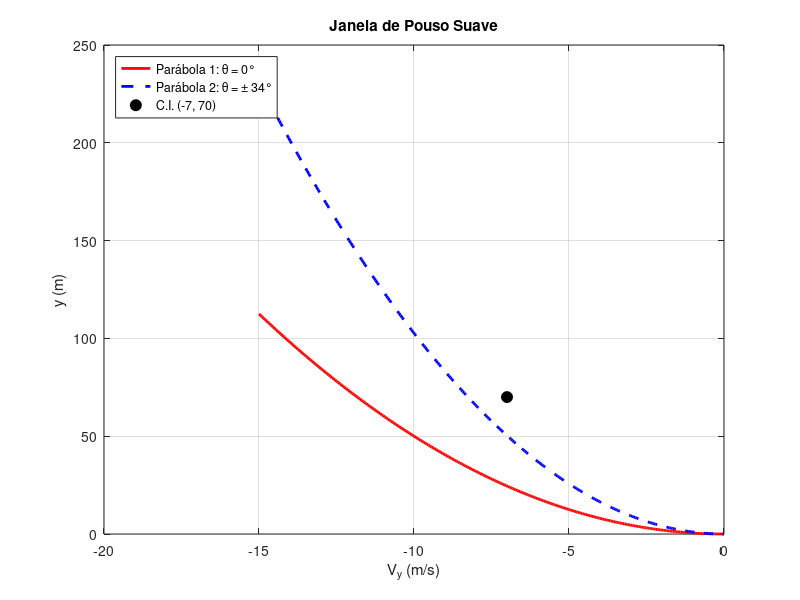
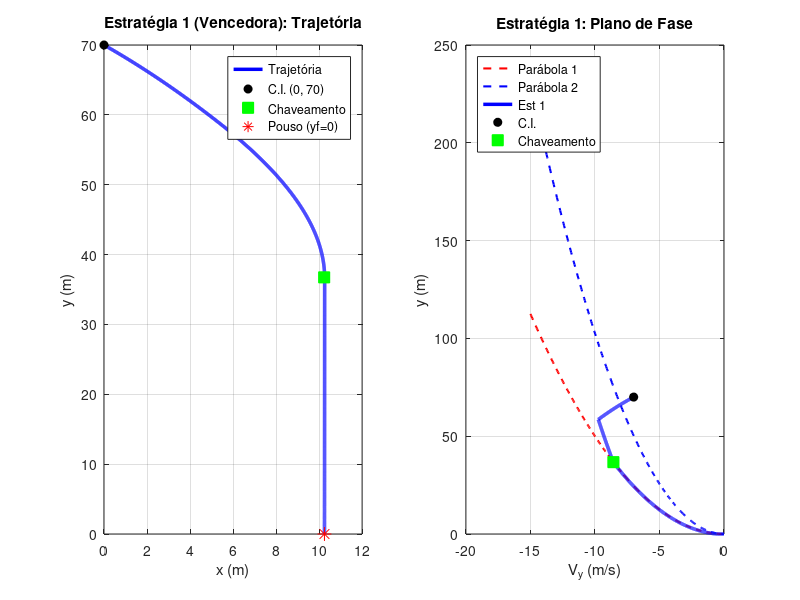
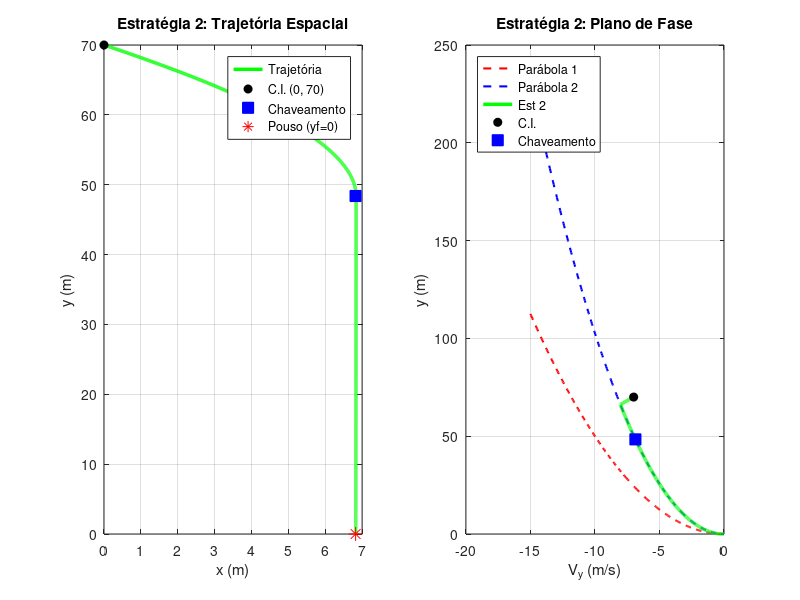
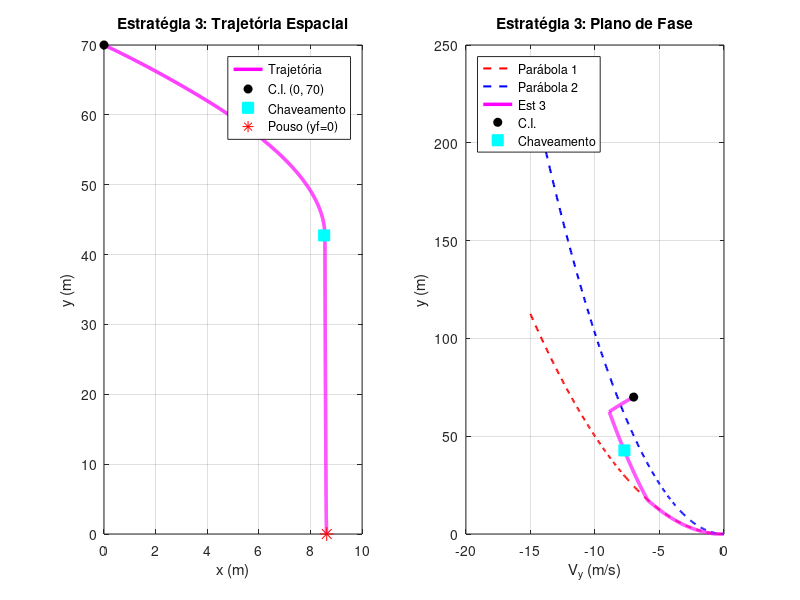

These figures' MATLAB source, in order:
clear; clc; close all;

%% 1. Parâmetros do Problema (Prof. Gil)
M = 1.0;            % Massa do módulo lunar (kg)
g = 2.0;            % Aceleração da gravidade lunar (m/s^2)
E = 3.0;            % Empuxo do retrofoguete (N)
theta_fix = 34;     % Ângulo limite (graus)

% Condições Iniciais: y0 = 70m, V0 = 4i - 7j
y0 = 70.0; V0x = 4.0; V0y = -7.0; x0 = 0.0;

%% 2. Acelerações (2ª Lei de Newton: m*ay = E*cos(theta) - m*g)
ax_neg  = (E * sind(-theta_fix)) / M;   % ax para theta = -34° (-1.6776 m/s^2)
ay_zero = (E * cosd(0)) / M - g;        % ay para theta = 0°  (1.0000 m/s^2)
ay_34   = (E * cosd(theta_fix)) / M - g;% ay para theta = 34° (0.4871 m/s^2)

%% 3. Janela de Pouso Suave (Torricelli: y = Vy^2 / (2*ay))
Vy_vec = linspace(-15, 0, 300);
y_parabola1 = (Vy_vec.^2) / (2 * ay_zero);  % Parábola 1: theta = 0°
y_parabola2 = (Vy_vec.^2) / (2 * ay_34);    % Parábola 2: theta = ±34°

figure('Name', 'Janela de Pouso Suave');
plot(Vy_vec, y_parabola1, 'r-', 'LineWidth', 2); hold on; grid on; box on;
plot(Vy_vec, y_parabola2, 'b--', 'LineWidth', 2);
plot(V0y, y0, 'ko', 'MarkerFaceColor', 'k', 'MarkerSize', 8);
xlabel('V_y (m/s)'); ylabel('y (m)'); title('Janela de Pouso Suave');
legend('Parábola 1: \theta = 0°', 'Parábola 2: \theta = \pm 34°', 'C.I. (-7, 70)', 'Location', 'northwest');

%% 4. ESTRATÉGIAS DE POUSO SUAVE (DISPARO ÚNICO E MISTO)
t_freio_x = (0 - V0x) / ax_neg;         % Tempo a -34° para zerar Vx (2.38 s)
dx_brake  = V0x * t_freio_x + 0.5 * ax_neg * t_freio_x^2;

V2_base = V0y + ay_34 * t_freio_x;
y_base  = y0 + V0y * t_freio_x + 0.5 * ay_34 * t_freio_x^2;

% --- Estratégia 1: Disparo Único -> Parábola 1 (\theta = 0°) ---
A1 = (g/2) * (g/ay_zero + 1);
B1 = -(g * V2_base)/ay_zero - (V0y - g * t_freio_x);
C1 = (V2_base^2)/(2 * ay_zero) - y_base;

t_livre1 = (-B1 + sqrt(B1^2 - 4*A1*C1)) / (2*A1); % Queda livre = 1.37 s
Vy_ch1   = V0y - g*t_livre1 + ay_34*t_freio_x;    % Vy chaveamento = -8.57 m/s
y_ch1    = Vy_ch1^2 / (2*ay_zero);                 % y chaveamento = 36.74 m
x_ch1    = V0x * t_livre1 + dx_brake;             % x chaveamento = 10.24 m
t_freio1_y = (0 - Vy_ch1) / ay_zero;               % Queima vertical = 8.57 s
t1_tot   = t_livre1 + t_freio_x + t_freio1_y;     % Tempo Total = 12.32 s
t1_queima= t_freio_x + t_freio1_y;               % Queima = 10.96 s

% --- Estratégia 2: Disparo Único -> Parábola 2 (\theta = ±34°) ---
A2 = (g/2) * (g/ay_34 + 1);
B2 = -(g * V2_base)/ay_34 - (V0y - g * t_freio_x);
C2 = (V2_base^2)/(2 * ay_34) - y_base;

t_livre2 = (-B2 + sqrt(B2^2 - 4*A2*C2)) / (2*A2); % Queda livre = 0.51 s
Vy_ch2   = V0y - g*t_livre2 + ay_34*t_freio_x;    % Vy chaveamento = -6.87 m/s
y_ch2    = Vy_ch2^2 / (2*ay_34);                   % y chaveamento = 48.39 m
x_ch2    = V0x * t_livre2 + dx_brake;             % x chaveamento = 6.82 m
t_freio2_y = (0 - Vy_ch2) / ay_34;               % Queima vertical = 14.10 s
t2_tot   = t_livre2 + t_freio_x + t_freio2_y;     % Tempo Total = 16.99 s
t2_queima= t_freio_x + t_freio2_y;               % Queima = 16.48 s

% --- Estratégia 3: Disparo Misto Intermediário (Queda livre t = 0.94s + Transição de Ângulo) ---
t_livre3 = (t_livre1 + t_livre2) / 2.0;            % Queda livre intermediária = 0.94 s
Vy_ch3   = V0y - g*t_livre3 + ay_34*t_freio_x;    % Vy chaveamento = -7.72 m/s
y_ch3    = (y0 + V0y*t_livre3 - 0.5*g*t_livre3^2) + (V0y - g*t_livre3)*t_freio_x + 0.5*ay_34*t_freio_x^2; % 42.75 m
x_ch3    = V0x * t_livre3 + dx_brake;             % x chaveamento = 8.53 m

% Cálculo exato de t3_A (tempo em ±34°) e t3_B (tempo em 0°) para pousar em (0,0)
A3_quad = 0.5 * ay_34 * (1 - ay_34 / ay_zero);
B3_quad = Vy_ch3 * (1 - ay_34 / ay_zero);
C3_quad = y_ch3 - (Vy_ch3^2) / (2 * ay_zero);

t3_A = (-B3_quad - sqrt(B3_quad^2 - 4*A3_quad*C3_quad)) / (2*A3_quad); % 3.70 s
t3_B = (0 - Vy_ch3 - ay_34 * t3_A) / ay_zero;                           % 5.92 s
t3_queima = t_freio_x + t3_A + t3_B;               % Queima = 12.00 s
t3_tot   = t_livre3 + t3_queima;                   % Tempo Total = 12.94 s

%% 5. IMPRESSÃO DOS RESULTADOS E IDENTIFICAÇÃO DA VENCEDORA
fprintf('=================================================================\n');
fprintf('        ANÁLISE DAS ESTRATÉGIAS DE POUSO SUAVE (PROF. GIL)       \n');
fprintf('=================================================================\n\n');

fprintf('--- ESTRATÉGIA 1 (Disparo Único -> Parábola 1: \\theta = 0°) ---\n');
fprintf('  1) t = 0.00s a %.2fs : Foguete DESLIGADO (Queda livre inicial)\n', t_livre1);
fprintf('  2) t = %.2fs a %.2fs : \\theta = -34° (LIGA FOGUETE: freia Vx)\n', t_livre1, t_livre1 + t_freio_x);
fprintf('     -> Ponto de Chaveamento: (Vy = %.2f m/s, y = %.2f m, x = %.2f m)\n', Vy_ch1, y_ch1, x_ch1);
fprintf('  3) t = %.2fs a %.2fs : \\theta = 0°   (Motor LIGADO sobre Parábola 1)\n', t_livre1 + t_freio_x, t1_tot);
fprintf('  -> Tempo Total: %.2f s | Tempo de Queima: %.2f s | Posição Final xf: %.2f m\n\n', t1_tot, t1_queima, x_ch1);

fprintf('--- ESTRATÉGIA 2 (Disparo Único -> Parábola 2: \\theta = \\pm34°) ---\n');
fprintf('  1) t = 0.00s a %.2fs : Foguete DESLIGADO (Queda livre inicial)\n', t_livre2);
fprintf('  2) t = %.2fs a %.2fs : \\theta = -34° (LIGA FOGUETE: freia Vx)\n', t_livre2, t_livre2 + t_freio_x);
fprintf('     -> Ponto de Chaveamento: (Vy = %.2f m/s, y = %.2f m, x = %.2f m)\n', Vy_ch2, y_ch2, x_ch2);
fprintf('  3) t = %.2fs a %.2fs : \\theta = \\pm34° (Motor LIGADO sobre Parábola 2)\n', t_livre2 + t_freio_x, t2_tot);
fprintf('  -> Tempo Total: %.2f s | Tempo de Queima: %.2f s | Posição Final xf: %.2f m\n\n', t2_tot, t2_queima, x_ch2);

fprintf('--- ESTRATÉGIA 3 (Disparo Misto -> Transição \\pm34° -> 0°) ---\n');
fprintf('  1) t = 0.00s a %.2fs : Foguete DESLIGADO (Queda livre inicial)\n', t_livre3);
fprintf('  2) t = %.2fs a %.2fs : \\theta = -34° (LIGA FOGUETE: freia Vx)\n', t_livre3, t_livre3 + t_freio_x);
fprintf('     -> Ponto de Chaveamento: (Vy = %.2f m/s, y = %.2f m, x = %.2f m)\n', Vy_ch3, y_ch3, x_ch3);
fprintf('  3) t = %.2fs a %.2fs : \\theta = \\pm34° (3.70s) e \\theta = 0° (5.92s) até pouso\n', t_livre3 + t_freio_x, t3_tot);
fprintf('  -> Tempo Total: %.2f s | Tempo de Queima: %.2f s | Posição Final xf: %.2f m\n\n', t3_tot, t3_queima, x_ch3);

fprintf('=================================================================\n');
fprintf('        ESTRATÉGIA VENCEDORA (MÍNIMO COMBUSTÍVEL - QUESTÃO 6)    \n');
fprintf('=================================================================\n');
fprintf('  *** ESTRATÉGIA 1 É A VENCEDORA! ***\n');
fprintf('  - Tempo de Queima Estratégia 1: %.2f s  (VENCEDORA - MÍNIMO COMBUSTÍVEL)\n', t1_queima);
fprintf('  - Tempo de Queima Estratégia 3: %.2f s  (Intermediária)\n', t3_queima);
fprintf('  - Tempo de Queima Estratégia 2: %.2f s  (Maior consumo)\n', t2_queima);
fprintf('  -> Economia da Vencedora: %.2f s em relação à Est. 2 e %.2f s em relação à Est. 3.\n', ...
        t2_queima - t1_queima, t3_queima - t1_queima);
fprintf('  -> Motivo: A Estratégia 1 utiliza empuxo puramente vertical (\\theta = 0°)\n');
fprintf('     na fase final, maximizando a aceleração vertical ascendente (ay = 1.0 m/s^2)\n');
fprintf('     e reduzindo o tempo necessário de motor ligado para desacelerar o módulo.\n');
fprintf('=================================================================\n\n');

%% 6. SIMULAÇÃO E GRÁFICOS
dt = 0.005;

% Simulação Estratégia 1
t_sim1 = 0:dt:t1_tot; N1 = length(t_sim1);
x1 = zeros(1,N1); y1_sim = zeros(1,N1); Vx1 = zeros(1,N1); Vy1_sim = zeros(1,N1);
x1(1) = x0; y1_sim(1) = y0; Vx1(1) = V0x; Vy1_sim(1) = V0y;
for k = 1:N1-1
    t = t_sim1(k);
    if t <= t_livre1, theta = 0; E_c = 0;
    elseif t <= (t_livre1 + t_freio_x), theta = -theta_fix; E_c = E;
    else, theta = 0; E_c = E; end
    ax = (E_c * sind(theta))/M; ay = (E_c * cosd(theta))/M - g;
    Vx1(k+1) = Vx1(k) + ax*dt; Vy1_sim(k+1) = Vy1_sim(k) + ay*dt;
    x1(k+1)  = x1(k) + Vx1(k)*dt; y1_sim(k+1) = max(0, y1_sim(k) + Vy1_sim(k)*dt);
end

% Simulação Estratégia 2
t_sim2 = 0:dt:t2_tot; N2 = length(t_sim2);
x2 = zeros(1,N2); y2_sim = zeros(1,N2); Vx2 = zeros(1,N2); Vy2_sim = zeros(1,N2);
x2(1) = x0; y2_sim(1) = y0; Vx2(1) = V0x; Vy2_sim(1) = V0y;
for k = 1:N2-1
    t = t_sim2(k);
    if t <= t_livre2, theta = 0; E_c = 0;
    elseif t <= (t_livre2 + t_freio_x), theta = -theta_fix; E_c = E;
    else, theta = theta_fix; E_c = E; end
    if t > (t_livre2 + t_freio_x), ax = 0; else, ax = (E_c * sind(theta))/M; end
    ay = (E_c * cosd(theta))/M - g;
    Vx2(k+1) = Vx2(k) + ax*dt; Vy2_sim(k+1) = Vy2_sim(k) + ay*dt;
    x2(k+1)  = x2(k) + Vx2(k)*dt; y2_sim(k+1) = max(0, y2_sim(k) + Vy2_sim(k)*dt);
end

% Simulação Estratégia 3
t_sim3 = 0:dt:t3_tot; N3 = length(t_sim3);
x3 = zeros(1,N3); y3_sim = zeros(1,N3); Vx3 = zeros(1,N3); Vy3_sim = zeros(1,N3);
x3(1) = x0; y3_sim(1) = y0; Vx3(1) = V0x; Vy3_sim(1) = V0y;
for k = 1:N3-1
    t = t_sim3(k);
    if t <= t_livre3, theta = 0; E_c = 0;
    elseif t <= (t_livre3 + t_freio_x), theta = -theta_fix; E_c = E;
    elseif t <= (t_livre3 + t_freio_x + t3_A), theta = theta_fix; E_c = E;
    else, theta = 0; E_c = E; end
    if t > (t_livre3 + t_freio_x), ax = 0; else, ax = (E_c * sind(theta))/M; end
    ay = (E_c * cosd(theta))/M - g;
    Vx3(k+1) = Vx3(k) + ax*dt; Vy3_sim(k+1) = Vy3_sim(k) + ay*dt;
    x3(k+1)  = x3(k) + Vx3(k)*dt; y3_sim(k+1) = max(0, y3_sim(k) + Vy3_sim(k)*dt);
end

% Figura 2: Estratégia 1 (Vencedora)
figure('Name', 'Estratégia 1 (Vencedora)', 'Color', 'w');
subplot(1,2,1); plot(x1, y1_sim, 'b-', 'LineWidth', 2.5); hold on; grid on; box on;
plot(x1(1), y1_sim(1), 'ko', 'MarkerFaceColor', 'k');
plot(x_ch1, y_ch1, 'gs', 'MarkerFaceColor', 'g', 'MarkerSize', 8);
plot(x1(end), y1_sim(end), 'r*', 'MarkerSize', 10);
xlabel('x (m)'); ylabel('y (m)'); title('Estratégia 1 (Vencedora): Trajetória');
legend('Trajetória', 'C.I. (0, 70)', 'Chaveamento', 'Pouso (yf=0)');

subplot(1,2,2); plot(Vy_vec, y_parabola1, 'r--', 'LineWidth', 1.5); hold on; grid on; box on;
plot(Vy_vec, y_parabola2, 'b--', 'LineWidth', 1.5);
plot(Vy1_sim, y1_sim, 'b-', 'LineWidth', 2.5); plot(V0y, y0, 'ko', 'MarkerFaceColor', 'k');
plot(Vy_ch1, y_ch1, 'gs', 'MarkerFaceColor', 'g', 'MarkerSize', 8);
xlabel('V_y (m/s)'); ylabel('y (m)'); title('Estratégia 1: Plano de Fase');
legend('Parábola 1', 'Parábola 2', 'Est 1', 'C.I.', 'Chaveamento', 'Location', 'northwest');

% Figura 3: Estratégia 2
figure('Name', 'Estratégia 2', 'Color', 'w');
subplot(1,2,1); plot(x2, y2_sim, 'g-', 'LineWidth', 2.5); hold on; grid on; box on;
plot(x2(1), y2_sim(1), 'ko', 'MarkerFaceColor', 'k');
plot(x_ch2, y_ch2, 'bs', 'MarkerFaceColor', 'b', 'MarkerSize', 8);
plot(x2(end), y2_sim(end), 'r*', 'MarkerSize', 10);
xlabel('x (m)'); ylabel('y (m)'); title('Estratégia 2: Trajetória Espacial');
legend('Trajetória', 'C.I. (0, 70)', 'Chaveamento', 'Pouso (yf=0)');

subplot(1,2,2); plot(Vy_vec, y_parabola1, 'r--', 'LineWidth', 1.5); hold on; grid on; box on;
plot(Vy_vec, y_parabola2, 'b--', 'LineWidth', 1.5);
plot(Vy2_sim, y2_sim, 'g-', 'LineWidth', 2.5); plot(V0y, y0, 'ko', 'MarkerFaceColor', 'k');
plot(Vy_ch2, y_ch2, 'bs', 'MarkerFaceColor', 'b', 'MarkerSize', 8);
xlabel('V_y (m/s)'); ylabel('y (m)'); title('Estratégia 2: Plano de Fase');
legend('Parábola 1', 'Parábola 2', 'Est 2', 'C.I.', 'Chaveamento', 'Location', 'northwest');

% Figura 4: Estratégia 3
figure('Name', 'Estratégia 3', 'Color', 'w');
subplot(1,2,1); plot(x3, y3_sim, 'm-', 'LineWidth', 2.5); hold on; grid on; box on;
plot(x3(1), y3_sim(1), 'ko', 'MarkerFaceColor', 'k');
plot(x_ch3, y_ch3, 'cs', 'MarkerFaceColor', 'c', 'MarkerSize', 8);
plot(x3(end), y3_sim(end), 'r*', 'MarkerSize', 10);
xlabel('x (m)'); ylabel('y (m)'); title('Estratégia 3: Trajetória Espacial');
legend('Trajetória', 'C.I. (0, 70)', 'Chaveamento', 'Pouso (yf=0)');

subplot(1,2,2); plot(Vy_vec, y_parabola1, 'r--', 'LineWidth', 1.5); hold on; grid on; box on;
plot(Vy_vec, y_parabola2, 'b--', 'LineWidth', 1.5);
plot(Vy3_sim, y3_sim, 'm-', 'LineWidth', 2.5); plot(V0y, y0, 'ko', 'MarkerFaceColor', 'k');
plot(Vy_ch3, y_ch3, 'cs', 'MarkerFaceColor', 'c', 'MarkerSize', 8);
xlabel('V_y (m/s)'); ylabel('y (m)'); title('Estratégia 3: Plano de Fase');
legend('Parábola 1', 'Parábola 2', 'Est 3', 'C.I.', 'Chaveamento', 'Location', 'northwest');

saveas(figure(1), 'janela_pouso.png');
saveas(figure(2), 'estrategia1.png');
saveas(figure(3), 'estrategia2.png');
saveas(figure(4), 'estrategia3.png');
